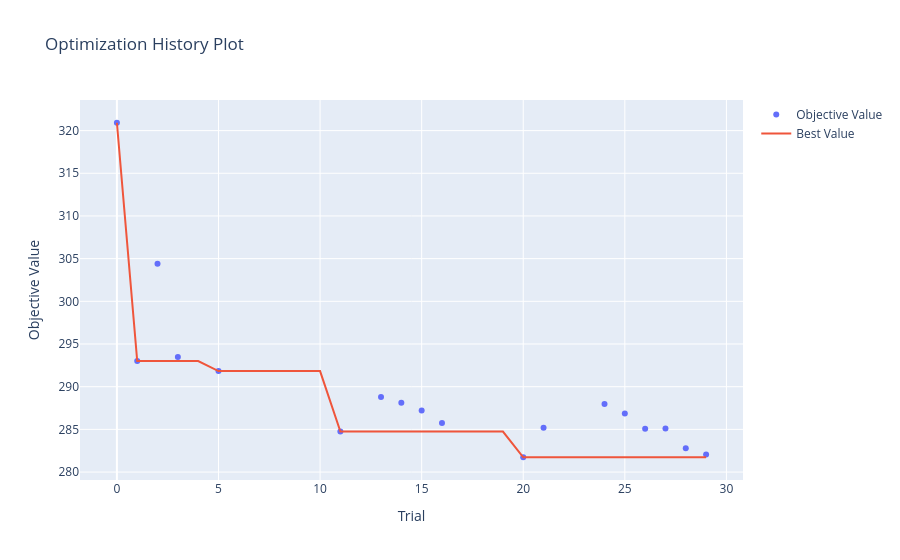
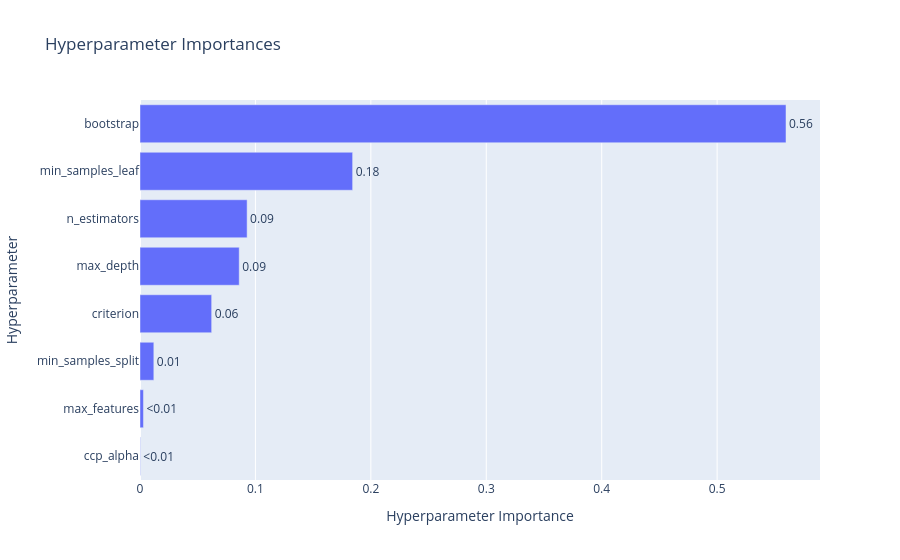

Notebook cell for these charts, in order:
### Code cell
def objective(trial):
    params = {
        "n_estimators": trial.suggest_int("n_estimators", 100, 500),
        "max_depth": trial.suggest_int("max_depth", 5, 35),
        "min_samples_split": trial.suggest_int("min_samples_split", 2, 20),
        "min_samples_leaf": trial.suggest_int("min_samples_leaf", 1, 10),
        "max_features": trial.suggest_categorical("max_features", ["sqrt", "log2", 1.0]),
        "bootstrap": trial.suggest_categorical("bootstrap", [True, False]),
        "ccp_alpha": trial.suggest_float("ccp_alpha", 1e-5, 0.1, log=True),
        "criterion": trial.suggest_categorical("criterion", ["squared_error", "friedman_mse"]) 
    }

    model = RandomForestRegressor(**params, random_state=RANDOM_STATE)
    pipeline = Pipeline([
        ("preprocessor", tree_preprocessor),
        ("model", model)
    ])

    scorer = make_scorer(root_mean_squared_error)
    scores = cross_val_score(
        pipeline,
        X_train_val,
        y_train_val,
        cv=cv,
        scoring=scorer
    )

    mean_score = scores.mean()

    trial.report(mean_score, step=0)

    if trial.should_prune():
        raise optuna.TrialPruned()

    return mean_score

sampler = optuna.samplers.TPESampler(seed=RANDOM_STATE)
study = optuna.create_study(direction='minimize', sampler=sampler)
study.optimize(objective, n_trials=30, show_progress_bar=True, n_jobs=4)

fig1 = optuna.visualization.plot_optimization_history(study)
fig2 = optuna.visualization.plot_param_importances(study)

display(fig1)
display(fig2) 
bagging_best_params = study.best_params
print("Лучшие гиперпараметры:", bagging_best_params)
bagging_best_value = study.best_value
print("Лучшее среднее значение RMSE на кросс-валидации:", round(bagging_best_value, 3))

### Figure 1 — Plotly figure (JSON) as saved in the notebook; plotly's stock layout.template omitted (floating-point values rounded to 4 significant figures)
{"data": [{"mode": "markers", "name": "Objective Value", "type": "scatter", "x": [0, 1, 2, 3, 5, 11, 13, 14, 15, 16, 20, 21, 24, 25, 26, 27, 28, 29], "y": [320.9, 293.0, 304.4, 293.5, 291.8, 284.7, 288.8, 288.1, 287.2, 285.7, 281.7, 285.2, 288.0, 286.9, 285.1, 285.1, 282.8, 282.1]}, {"mode": "lines", "name": "Best Value", "type": "scatter", "x": [0, 1, 2, 3, 4, 5, 6, 7, 8, 9, 10, 11, 12, 13, 14, 15, 16, 17, 18, 19, 20, 21, 22, 23, 24, 25, 26, 27, 28, 29], "y": [320.9, 293.0, 293.0, 293.0, 293.0, 291.8, 291.8, 291.8, 291.8, 291.8, 291.8, 284.7, 284.7, 284.7, 284.7, 284.7, 284.7, 284.7, 284.7, 284.7, 281.7, 281.7, 281.7, 281.7, 281.7, 281.7, 281.7, 281.7, 281.7, 281.7]}, {"marker": {"color": "#cccccc"}, "mode": "markers", "name": "Infeasible Trial", "showlegend": false, "type": "scatter", "x": [], "y": []}], "layout": {"title": {"text": "Optimization History Plot"}, "xaxis": {"title": {"text": "Trial"}}, "yaxis": {"title": {"text": "Objective Value"}}}}

### Figure 2 — Plotly figure (JSON) as saved in the notebook; plotly's stock layout.template omitted (floating-point values rounded to 4 significant figures)
{"data": [{"cliponaxis": false, "hovertemplate": ["ccp_alpha (FloatDistribution): 0.00029766580480455835<extra></extra>", "max_features (CategoricalDistribution): 0.0029921883687363212<extra></extra>", "min_samples_split (IntDistribution): 0.011980288300444522<extra></extra>", "criterion (CategoricalDistribution): 0.06208162664127651<extra></extra>", "max_depth (IntDistribution): 0.08596160407665535<extra></extra>", "n_estimators (IntDistribution): 0.09280668299130909<extra></extra>", "min_samples_leaf (IntDistribution): 0.18421651306931222<extra></extra>", "bootstrap (CategoricalDistribution): 0.5596634307474615<extra></extra>"], "name": "Objective Value", "orientation": "h", "text": ["<0.01", "<0.01", "0.01", "0.06", "0.09", "0.09", "0.18", "0.56"], "textposition": "outside", "type": "bar", "x": [0.0002977, 0.002992, 0.01198, 0.06208, 0.08596, 0.09281, 0.1842, 0.5597], "y": ["ccp_alpha", "max_features", "min_samples_split", "criterion", "max_depth", "n_estimators", "min_samples_leaf", "bootstrap"]}], "layout": {"title": {"text": "Hyperparameter Importances"}, "xaxis": {"title": {"text": "Hyperparameter Importance"}}, "yaxis": {"title": {"text": "Hyperparameter"}}}}
